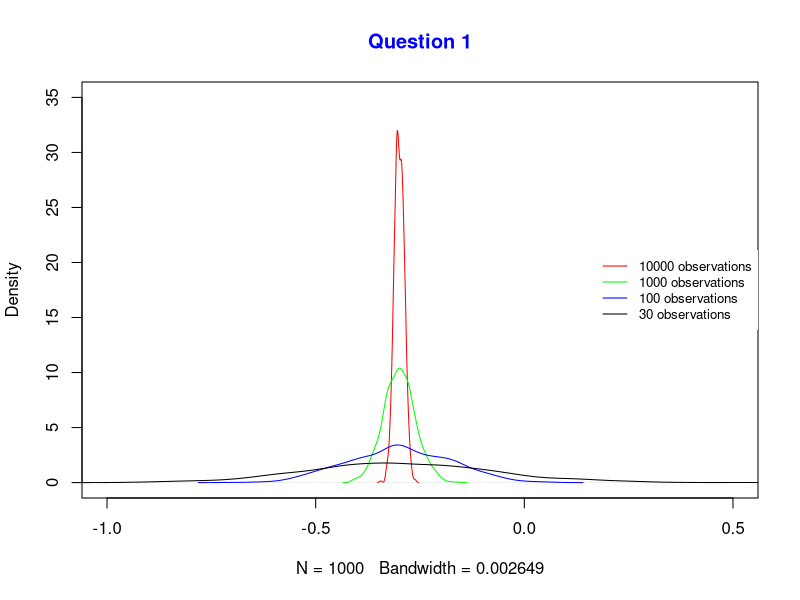

Source code (R):
random_average = function(count) {
    mu = c()

    for(i in 1:1000) {
        x = rnorm(count, -0.3, 1.2)
        s = mean(x)
        mu = c(mu, s)
    }

    return(mu)
}

plot_random_densities = function(counts, colors){
    cond = FALSE
    for(i in 1:length(counts)){ # In R we count from 1 for some reason
        randomized_average = random_average(counts[i])
        dens = density(randomized_average)
        if(!cond){
            plot(dens, main="Question 1", col.main="blue", ylab="Density", xlim=c(-1, .5), ylim=c(0, 35), col=colors[i])
            cond = TRUE
        }
        else{
            lines(dens, col=colors[i])
        }
    }
    legend(x="right", y=.92,
        legend=paste(counts, "observations"), cex=.8, lty=1,
        col=colors, box.lty=0)
}

main = function(){
    counts = c(10000, 1000, 100, 30)
    colors = c("red", "green", "blue", "black")
    plot_random_densities(counts, colors)
}


main()
